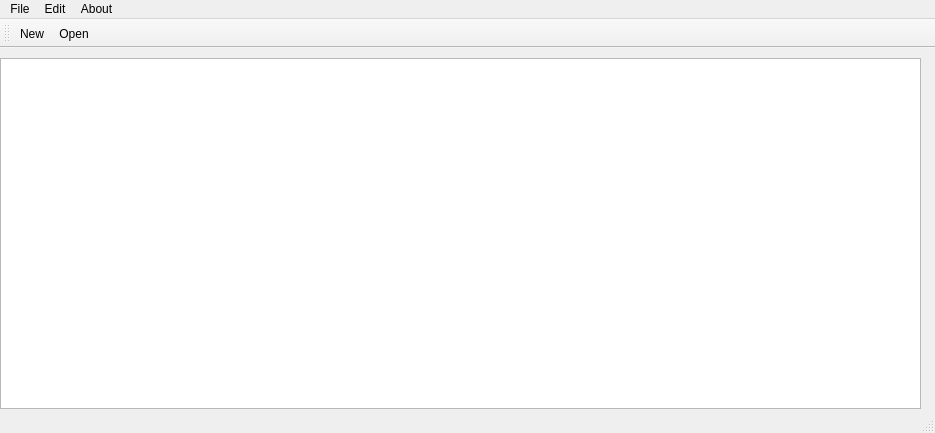
<?xml version="1.0" encoding="UTF-8"?>
<ui version="4.0">
 <class>MainWindow</class>
 <widget class="QMainWindow" name="MainWindow">
  <property name="geometry">
   <rect>
    <x>0</x>
    <y>0</y>
    <width>935</width>
    <height>433</height>
   </rect>
  </property>
  <property name="windowTitle">
   <string>MainWindow</string>
  </property>
  <widget class="QWidget" name="centralwidget">
   <widget class="QTextEdit" name="textEdit">
    <property name="geometry">
     <rect>
      <x>0</x>
      <y>10</y>
      <width>921</width>
      <height>351</height>
     </rect>
    </property>
   </widget>
  </widget>
  <widget class="QMenuBar" name="menubar">
   <property name="geometry">
    <rect>
     <x>0</x>
     <y>0</y>
     <width>935</width>
     <height>23</height>
    </rect>
   </property>
   <widget class="QMenu" name="menuFile">
    <property name="title">
     <string>File</string>
    </property>
    <addaction name="actionNew"/>
    <addaction name="actionOpen"/>
    <addaction name="separator"/>
    <addaction name="actionSave"/>
    <addaction name="actionSave_as"/>
    <addaction name="separator"/>
   </widget>
   <widget class="QMenu" name="menuEdit">
    <property name="title">
     <string>Edit</string>
    </property>
    <addaction name="actionCut"/>
    <addaction name="actionCopy"/>
    <addaction name="actionPaste"/>
    <addaction name="separator"/>
    <addaction name="actionRedo"/>
    <addaction name="actionUndo"/>
   </widget>
   <widget class="QMenu" name="menuAbout">
    <property name="title">
     <string>About</string>
    </property>
    <addaction name="actionAbout_notepad"/>
   </widget>
   <addaction name="menuFile"/>
   <addaction name="menuEdit"/>
   <addaction name="menuAbout"/>
  </widget>
  <widget class="QStatusBar" name="statusbar"/>
  <widget class="QToolBar" name="toolBar">
   <property name="windowTitle">
    <string>toolBar</string>
   </property>
   <attribute name="toolBarArea">
    <enum>TopToolBarArea</enum>
   </attribute>
   <attribute name="toolBarBreak">
    <bool>false</bool>
   </attribute>
   <addaction name="actionNew"/>
   <addaction name="actionOpen"/>
  </widget>
  <action name="actionNew">
   <property name="icon">
    <iconset theme="QIcon::ThemeIcon::DocumentNew"/>
   </property>
   <property name="text">
    <string>New</string>
   </property>
  </action>
  <action name="actionOpen">
   <property name="icon">
    <iconset theme="QIcon::ThemeIcon::DocumentOpen"/>
   </property>
   <property name="text">
    <string>Open</string>
   </property>
  </action>
  <action name="actionSave">
   <property name="icon">
    <iconset theme="QIcon::ThemeIcon::DocumentSave"/>
   </property>
   <property name="text">
    <string>Save</string>
   </property>
  </action>
  <action name="actionSave_as">
   <property name="icon">
    <iconset theme="QIcon::ThemeIcon::DocumentSaveAs"/>
   </property>
   <property name="text">
    <string>Save as</string>
   </property>
  </action>
  <action name="actionCut">
   <property name="icon">
    <iconset theme="QIcon::ThemeIcon::EditCut">
     <normalon>:/res/img/scissors.png</normalon>
    </iconset>
   </property>
   <property name="text">
    <string>Cut</string>
   </property>
  </action>
  <action name="actionCopy">
   <property name="icon">
    <iconset theme="QIcon::ThemeIcon::EditCopy">
     <normalon>:/res/img/copy.png</normalon>
    </iconset>
   </property>
   <property name="text">
    <string>Copy</string>
   </property>
  </action>
  <action name="actionPaste">
   <property name="icon">
    <iconset theme="QIcon::ThemeIcon::EditPaste"/>
   </property>
   <property name="text">
    <string>Paste</string>
   </property>
  </action>
  <action name="actionRedo">
   <property name="icon">
    <iconset theme="QIcon::ThemeIcon::EditRedo"/>
   </property>
   <property name="text">
    <string>Redo</string>
   </property>
  </action>
  <action name="actionUndo">
   <property name="icon">
    <iconset theme="QIcon::ThemeIcon::EditUndo"/>
   </property>
   <property name="text">
    <string>Undo</string>
   </property>
  </action>
  <action name="actionAbout_notepad">
   <property name="icon">
    <iconset theme="QIcon::ThemeIcon::HelpAbout"/>
   </property>
   <property name="text">
    <string>About notepad</string>
   </property>
  </action>
 </widget>
 <resources/>
 <connections/>
</ui>
